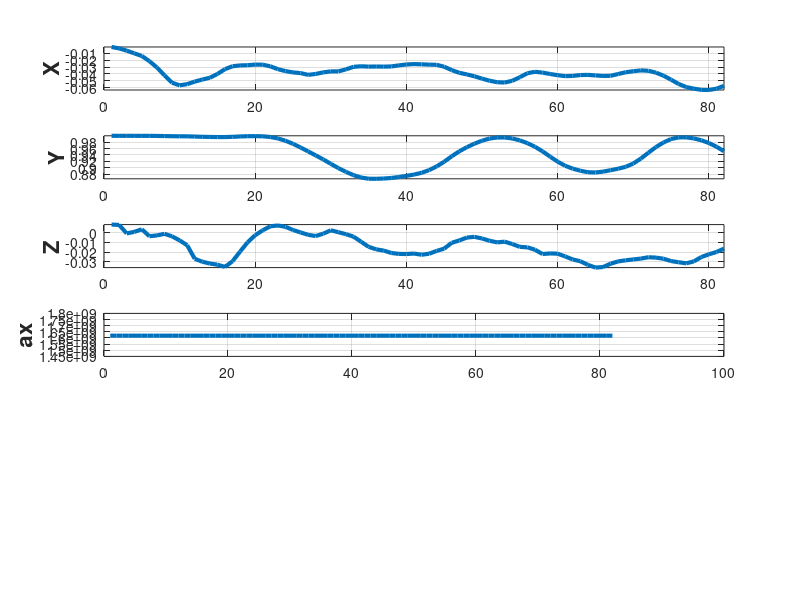

Source code (MATLAB): (Note: this script raises an error after producing the figure.)
clear all;
clc;
data = csvread('lo_trajectory_undistortedcloud.csv');
rpy = data(:, 1:3);
xyz = data(:, 4:6);
%%
figure('Name','Undistorted LOAM Trajectory','NumberTitle','off');
subplot(611)
plot(xyz(:,1), 'LineWidth', 3);
hold off
ylabel('X','fontweight','bold','fontsize',16);
grid;
axis([0, length(xyz), min(xyz(:,1)), max(xyz(:,1))])

subplot(612)
plot(xyz(:,2), 'LineWidth', 3);
hold off
ylabel('Y','fontweight','bold','fontsize',16);
grid;
axis([0, length(xyz), min(xyz(:,2)), max(xyz(:,2))])

subplot(613)
plot(xyz(:,3), 'LineWidth', 3);
hold off
ylabel('Z','fontweight','bold','fontsize',16);
grid;
axis([0, length(xyz), min(xyz(:,3)), max(xyz(:,3))])

subplot(614)
plot(rpy(:,1), 'LineWidth', 3);
hold off
ylabel('ax','fontweight','bold','fontsize',16);
grid;
axis([0, length(rpy), min(rpy(:,1)), max(rpy(:,1))])

subplot(615)
plot(rpy(:,2), 'LineWidth', 3);
hold off
ylabel('ay','fontweight','bold','fontsize',16);
grid;
axis([0, length(rpy), min(rpy(:,2)), max(rpy(:,2))])

subplot(616)
plot(rpy(:,3), 'LineWidth', 3);
hold off
ylabel('az','fontweight','bold','fontsize',16);
grid;
axis([0, length(rpy), min(rpy(:,3)), max(rpy(:,3))])